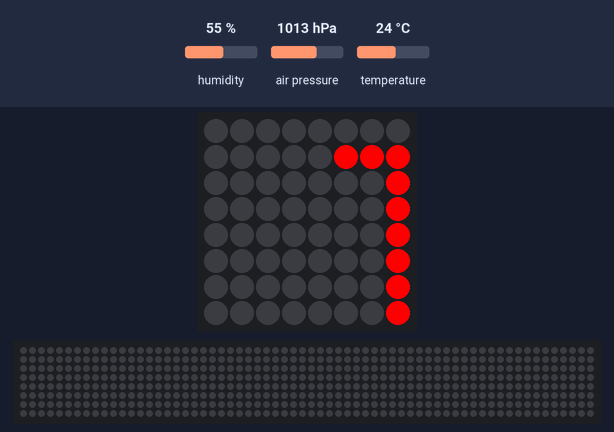
A program run on a simulated Raspberry Pi (BCM pin numbers) with a Sense HAT. Parts: the Sense HAT's 8×8 RGB LED matrix, a strip that is not on the board, showing the scrolling text unrolled. The inputs (shaded band) are chosen by the test bench; at power-on: humidity 55 %, air pressure 1013 hPa, temperature 24 °C. The 64×8 strip is a reading aid, not a part: it shows the text the matrix is scrolling, unrolled, one strip-width of it at a time.

Above: at 0.18 s.
At 5.2 s:
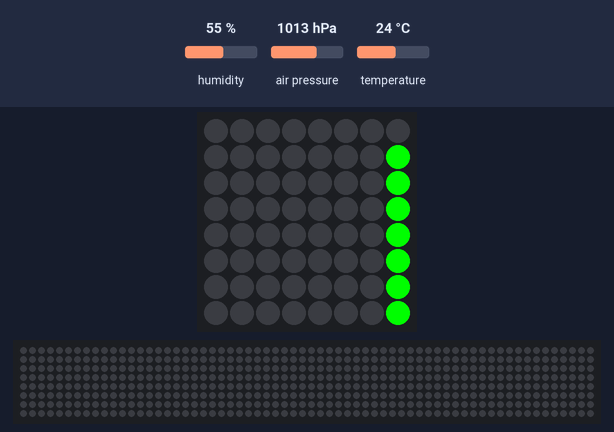
At 9.16 s:
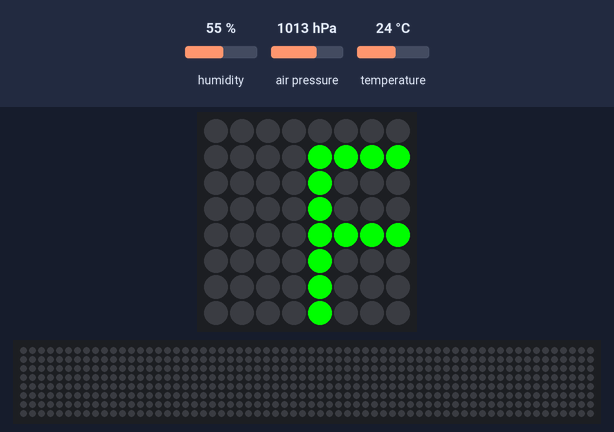
At 19.96 s:
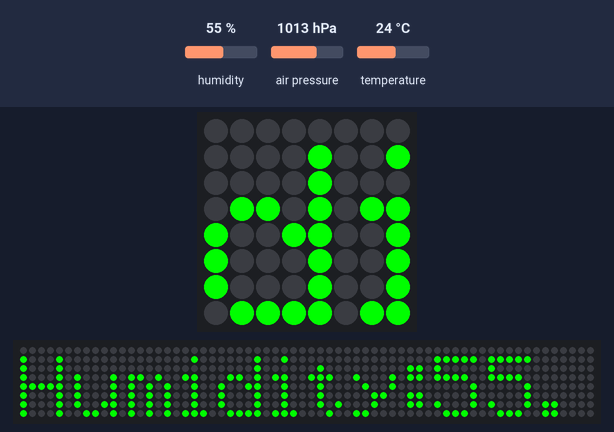
At 29.84 s:
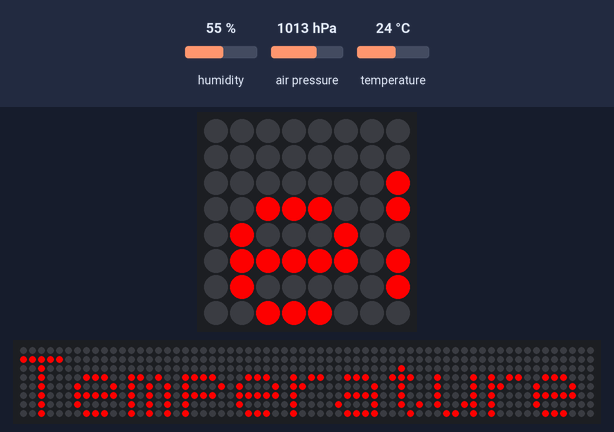
At 39.73 s:
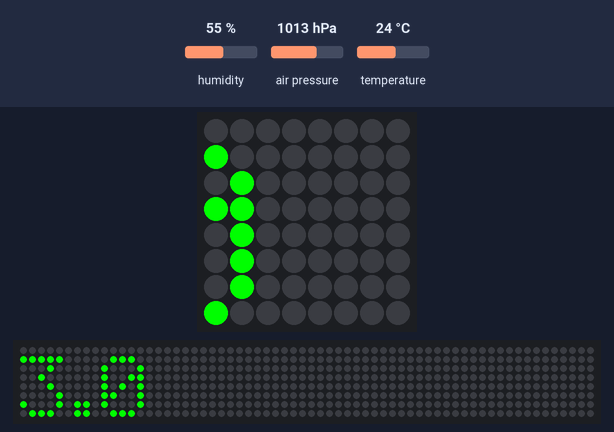

The program:

showsensordata.py
```python
from sense_hat import SenseHat

# get the pressure, humidity and temperature readings, round to 1 digit, then display on the LEDs

sense = SenseHat()
sense.clear()

temp = round(sense.get_temperature(), 1)
hum = round(sense.get_humidity(), 1)
press = round(sense.get_pressure(), 1)

r = (255, 0, 0)
g = (0, 255, 0)
b = (0, 0, 255)

while True:
    sense.show_message("Temperature: " + str(temp), text_colour=r, scroll_speed=0.05)
    sense.show_message("Humidity:" + str(hum), text_colour=g, scroll_speed=0.05)
    sense.show_message("Pressure:" + str(press), text_colour=g, scroll_speed=0.05)
```
